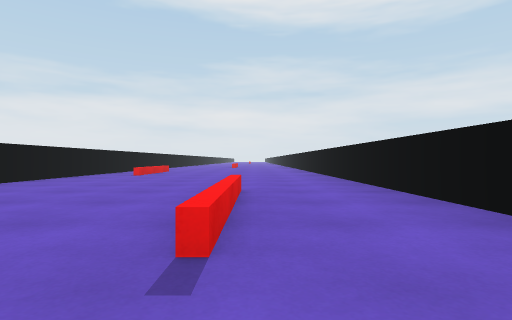
View 1 (above)

13 first-person views from a walk through a scene from a Unity 3-D project. The camera is 0.29 m above the floor, looks level and sees 80° across. The floor is counted in squares, 1 m on a side. Each view is taken from the middle of a square. On the plan, view 1 faces up. The plan holds only what a view shows up to about 9 squares ahead; the rest is blank. The place goes on beyond the plan. The player is left out.

View 2
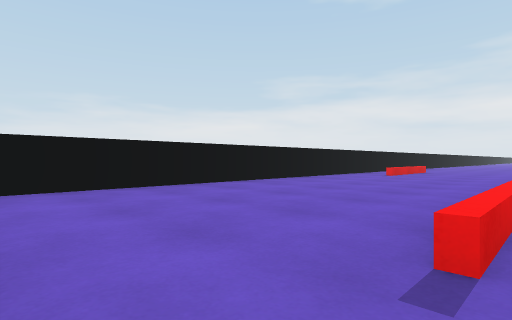

View 3
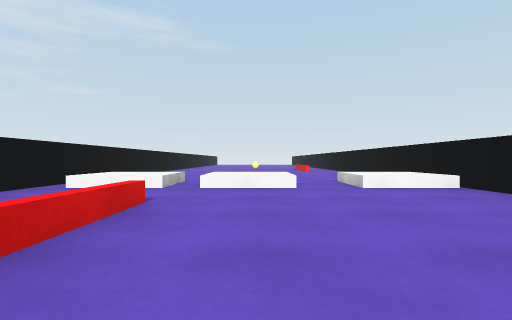

View 4
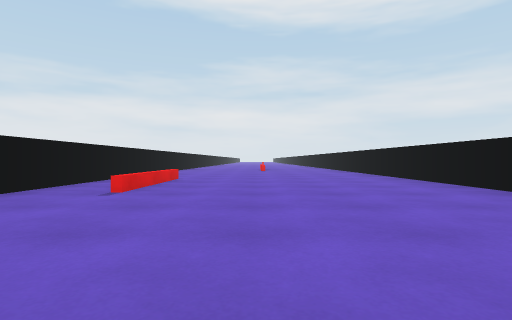

View 5
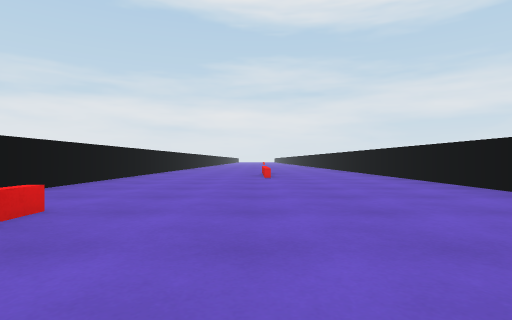

View 6
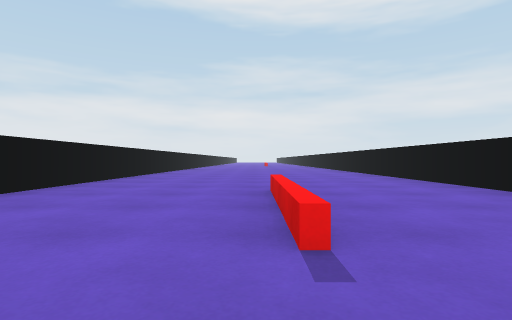

View 7
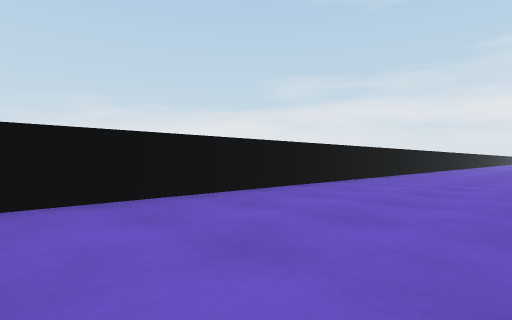

View 8
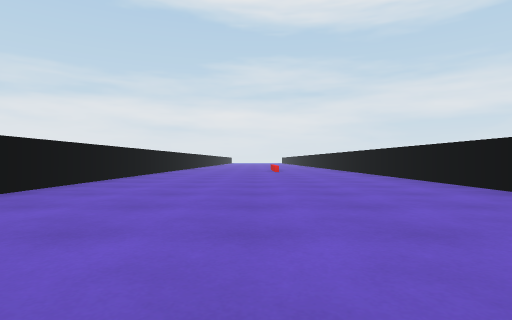

View 9
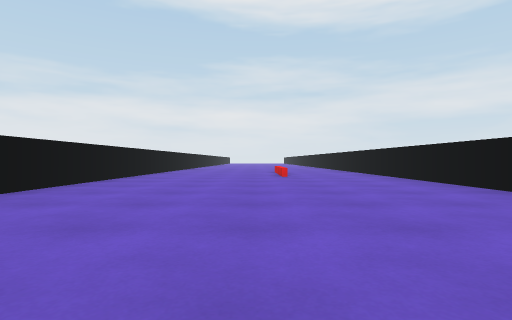

View 10
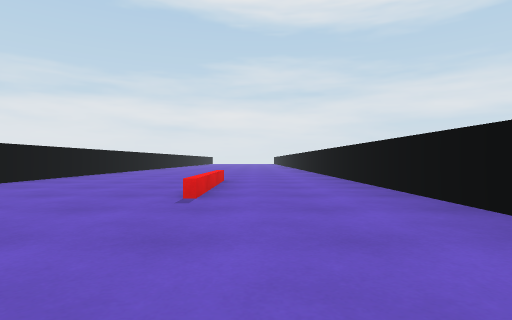

View 11
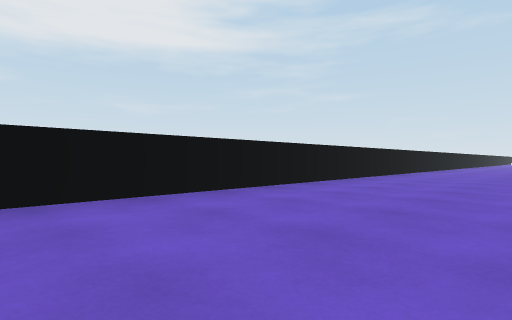

View 12
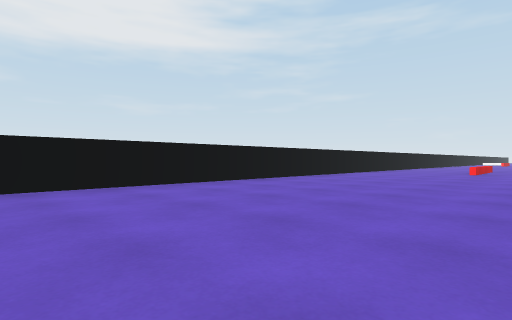

View 13
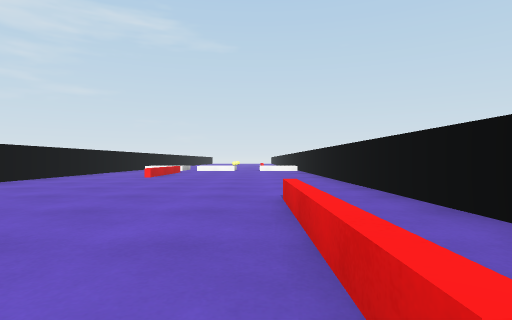

### Floor plan
Ten units are one square. View 1 is at (0, 0); x grows to the right and y downward. Boxes are objects, and circles mark ways between rooms. Rooms are numbered by the first view taken in them; rooms with no view inside come last. Other rooms are left out.
<svg viewBox="-40 -280 60 320">
<path fill="none" stroke="#000" d="M-32 -55 -32 35M13 35 13 -5M-2 -9 -2 -30M-32 -95 -32 -55M13 -5 13 -95M-22 -78 -22 -56M-1 -30 -1 -9M-32 -245 -32 -95M13 -95 13 -245M-9 -109 -9 -130M13 -245 13 -275M-4 -262 -4 -242"/>
<rect x="-35" y="5" width="20" height="10" fill="#bbb"><title>other object</title></rect>
<rect x="-15" y="5" width="10" height="10" fill="#bbb"><title>other object</title></rect>
<rect x="-5" y="5" width="20" height="10" fill="#bbb"><title>other object</title></rect>
<circle cx="-30" cy="-65" r="3" fill="#2a7"/>
<circle cx="0" cy="-33" r="3" fill="#2a7"/>
<circle cx="-10" cy="-102" r="3" fill="#2a7"/>
<circle cx="5" cy="-255" r="3" fill="#2a7"/>
<text x="-20" y="-10">1</text>
<text x="-10" y="-70">2</text>
<text x="-10" y="-170">3</text>
<text x="0" y="-260">4</text>
</svg>
Room 1 opens to room 2. Room 2 opens to room 3. Room 3 opens to room 4.

Where each view was taken, in squares from view 1:
view 1: 0 up, 0 right, facing up
view 2: 0 up, 0 right, facing up-left
view 3: 3 up, 1 left, facing down
view 4: 3 up, 1 left, facing up
view 5: 6 up, 1 left, facing up
view 6: 10 up, 1 left, facing up
view 7: 14 up, 1 left, facing up-left
view 8: 17 up, 1 left, facing up
view 9: 19 up, 1 left, facing up
view 10: 22 up, 0 right, facing up
view 11: 22 up, 1 left, facing down-right
view 12: 20 up, 2 left, facing down-right
view 13: 8 up, 2 left, facing down
